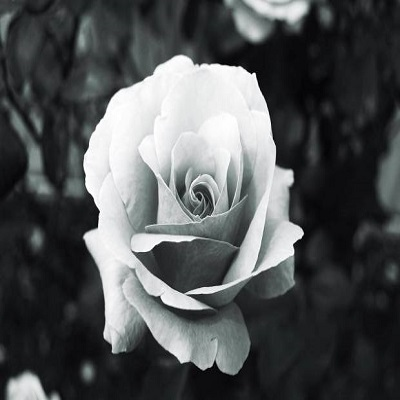
%> input picture All_Practices/BW-Rose.jpg, 400 x 400 px
$ octave logarithmic_transformation.m   (GNU Octave 9; MATLAB toolbox functions it lacks are replaced by stand-ins)
%> lines starting %> are read from the running program, lines starting %| are printed output that depends on the picture
I = imread('BW-Rose.jpg');
%> I is the input picture: size 400x400x3 uint8; mean R, G, B 80.9, 83.5, 84.7
I = rgb2gray(I);
%> I: size 400x400 uint8

I = im2double(I);
%> I: size 400x400 double

figure; imshow(I);

[row, col] = size(I);
%> row = 400; col = 400

R = double(zeros(row,col));

c = 2.5;

for i = 1:row
    for j = 1:col
        R(i,j) = c * log(I(i,j) + 1);
    end
end
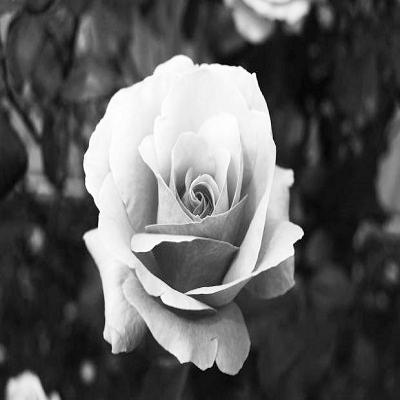
%> R: size 400x400 double; min 0, max 1.73, mean 0.64; drawn with min black and max white

figure; imshow(R);
%> after `imshow(R)`:
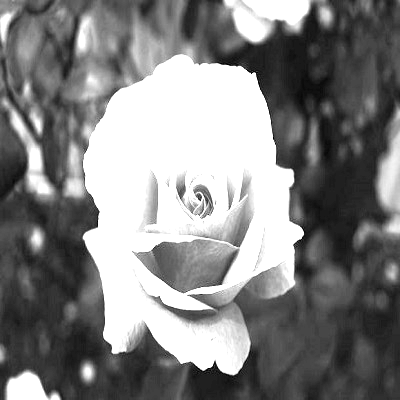
%> displayed picture: size 400x400, on the screen's scale of 0 to 255; min 0, max 255, mean 130.5

$ run again, with All_Practices/cat.jpg copied over All_Practices/BW-Rose.jpg
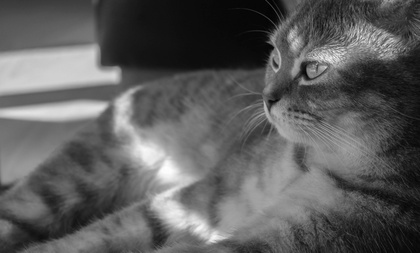
%> input picture All_Practices/cat.jpg, 420 x 253 px, shrunk from 3730 x 2243 before the run
%> I is the input picture: size 253x420x3 uint8; min 0, max 254, mean 92.6
%> after the loop `for i = 1:row`:
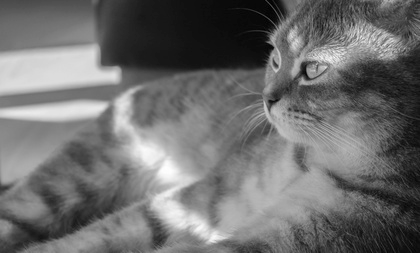
%> R: size 253x420 double; min 0, max 1.73, mean 0.746; drawn with min black and max white
%> `imshow(R)`:
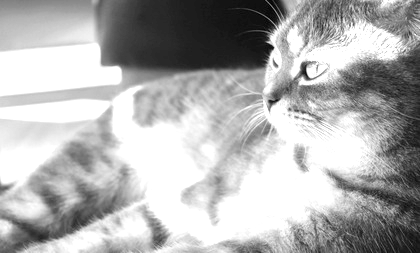
%> displayed picture: size 253x420, on the screen's scale of 0 to 255; min 0, max 255, mean 175.6

$ run again, with All_Practices/ex.jpg copied over All_Practices/BW-Rose.jpg
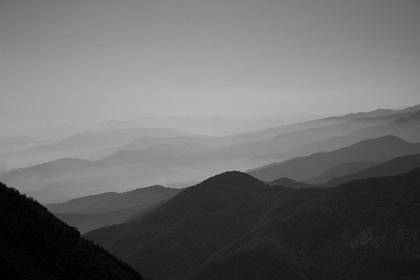
%> input picture All_Practices/ex.jpg, 420 x 280 px, shrunk from 1200 x 800 before the run
%> I is the input picture: size 280x420x3 uint8; min 0, max 182, mean 106.4
%> after the loop `for i = 1:row`:
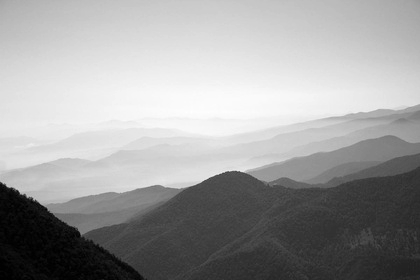
%> R: size 280x420 double; min 0, max 1.35, mean 0.838; drawn with min black and max white
%> `imshow(R)`:
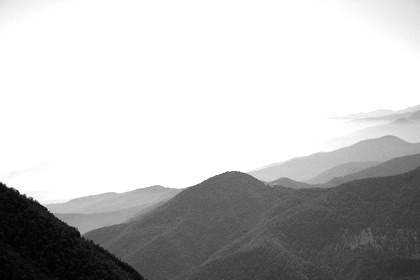
%> displayed picture: size 280x420, on the screen's scale of 0 to 255; min 0, max 255, mean 189.9
